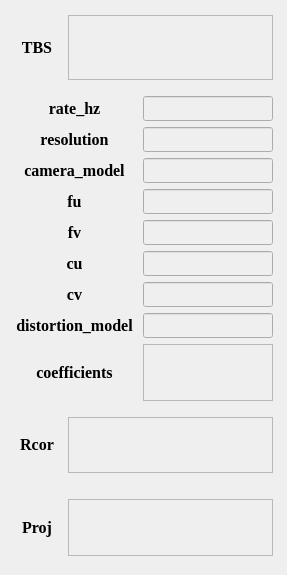
     <widget class="QWidget" name="tab_cam1Para_2">
      <attribute name="title">
       <string>相机1参数</string>
      </attribute>
      <widget class="QWidget" name="verticalLayoutWidget_6">
       <property name="geometry">
        <rect>
         <x>7</x>
         <y>5</y>
         <width>271</width>
         <height>561</height>
        </rect>
       </property>
       <layout class="QVBoxLayout" name="verticalLayout_4">
        <property name="leftMargin">
         <number>5</number>
        </property>
        <property name="rightMargin">
         <number>5</number>
        </property>
        <item>
         <layout class="QHBoxLayout" name="horizontalLayout_34">
          <property name="leftMargin">
           <number>0</number>
          </property>
          <property name="topMargin">
           <number>10</number>
          </property>
          <property name="rightMargin">
           <number>0</number>
          </property>
          <property name="bottomMargin">
           <number>10</number>
          </property>
          <item>
           <widget class="QLabel" name="label_32">
            <property name="minimumSize">
             <size>
              <width>50</width>
              <height>25</height>
             </size>
            </property>
            <property name="maximumSize">
             <size>
              <width>50</width>
              <height>25</height>
             </size>
            </property>
            <property name="font">
             <font>
              <family>Times New Roman</family>
              <pointsize>12</pointsize>
              <weight>75</weight>
              <bold>true</bold>
             </font>
            </property>
            <property name="text">
             <string>TBS</string>
            </property>
            <property name="alignment">
             <set>Qt::AlignCenter</set>
            </property>
           </widget>
          </item>
          <item>
           <widget class="QTextEdit" name="textEdit_TBS_cam1_show">
            <property name="enabled">
             <bool>false</bool>
            </property>
            <property name="minimumSize">
             <size>
              <width>100</width>
              <height>65</height>
             </size>
            </property>
            <property name="maximumSize">
             <size>
              <width>10000</width>
              <height>10000</height>
             </size>
            </property>
            <property name="html">
             <string>&lt;!DOCTYPE HTML PUBLIC &quot;-//W3C//DTD HTML 4.0//EN&quot; &quot;http://www.w3.org/TR/REC-html40/strict.dtd&quot;&gt;
&lt;html&gt;&lt;head&gt;&lt;meta name=&quot;qrichtext&quot; content=&quot;1&quot; /&gt;&lt;style type=&quot;text/css&quot;&gt;
p, li { white-space: pre-wrap; }
&lt;/style&gt;&lt;/head&gt;&lt;body style=&quot; font-family:'SimSun'; font-size:9pt; font-weight:400; font-style:normal;&quot;&gt;
&lt;p style=&quot;-qt-paragraph-type:empty; margin-top:0px; margin-bottom:0px; margin-left:0px; margin-right:0px; -qt-block-indent:0; text-indent:0px;&quot;&gt;&lt;br /&gt;&lt;/p&gt;&lt;/body&gt;&lt;/html&gt;</string>
            </property>
           </widget>
          </item>
         </layout>
        </item>
        <item>
         <layout class="QHBoxLayout" name="horizontalLayout_35">
          <item>
           <widget class="QLabel" name="label_33">
            <property name="minimumSize">
             <size>
              <width>125</width>
              <height>25</height>
             </size>
            </property>
            <property name="maximumSize">
             <size>
              <width>125</width>
              <height>10000</height>
             </size>
            </property>
            <property name="font">
             <font>
              <family>Times New Roman</family>
              <pointsize>12</pointsize>
              <weight>75</weight>
              <bold>true</bold>
             </font>
            </property>
            <property name="text">
             <string>rate_hz</string>
            </property>
            <property name="alignment">
             <set>Qt::AlignCenter</set>
            </property>
           </widget>
          </item>
          <item>
           <widget class="QLineEdit" name="lineEdit_rate_cam1_show">
            <property name="enabled">
             <bool>false</bool>
            </property>
            <property name="minimumSize">
             <size>
              <width>100</width>
              <height>25</height>
             </size>
            </property>
            <property name="maximumSize">
             <size>
              <width>10000</width>
              <height>10000</height>
             </size>
            </property>
           </widget>
          </item>
         </layout>
        </item>
        <item>
         <layout class="QHBoxLayout" name="horizontalLayout_36">
          <item>
           <widget class="QLabel" name="label_34">
            <property name="minimumSize">
             <size>
              <width>125</width>
              <height>25</height>
             </size>
            </property>
            <property name="maximumSize">
             <size>
              <width>125</width>
              <height>10000</height>
             </size>
            </property>
            <property name="font">
             <font>
              <family>Times New Roman</family>
              <pointsize>12</pointsize>
              <weight>75</weight>
              <bold>true</bold>
             </font>
            </property>
            <property name="text">
             <string>resolution</string>
            </property>
            <property name="alignment">
             <set>Qt::AlignCenter</set>
            </property>
           </widget>
          </item>
          <item>
           <widget class="QLineEdit" name="lineEdit_resolution_cam1_show">
            <property name="enabled">
             <bool>false</bool>
            </property>
            <property name="minimumSize">
             <size>
              <width>100</width>
              <height>25</height>
             </size>
            </property>
            <property name="maximumSize">
             <size>
              <width>10000</width>
              <height>10000</height>
             </size>
            </property>
           </widget>
          </item>
         </layout>
        </item>
        <item>
         <layout class="QHBoxLayout" name="horizontalLayout_37">
          <item>
           <widget class="QLabel" name="label_35">
            <property name="minimumSize">
             <size>
              <width>125</width>
              <height>25</height>
             </size>
            </property>
            <property name="maximumSize">
             <size>
              <width>125</width>
              <height>10000</height>
             </size>
            </property>
            <property name="font">
             <font>
              <family>Times New Roman</family>
              <pointsize>12</pointsize>
              <weight>75</weight>
              <bold>true</bold>
             </font>
            </property>
            <property name="text">
             <string>camera_model</string>
            </property>
            <property name="alignment">
             <set>Qt::AlignCenter</set>
            </property>
           </widget>
          </item>
          <item>
           <widget class="QLineEdit" name="lineEdit_camera_model_cam1_show">
            <property name="enabled">
             <bool>false</bool>
            </property>
            <property name="minimumSize">
             <size>
              <width>100</width>
              <height>25</height>
             </size>
            </property>
            <property name="maximumSize">
             <size>
              <width>10000</width>
              <height>10000</height>
             </size>
            </property>
           </widget>
          </item>
         </layout>
        </item>
        <item>
         <layout class="QHBoxLayout" name="horizontalLayout_38">
          <item>
           <widget class="QLabel" name="label_36">
            <property name="minimumSize">
             <size>
              <width>125</width>
              <height>25</height>
             </size>
            </property>
            <property name="maximumSize">
             <size>
              <width>125</width>
              <height>10000</height>
             </size>
            </property>
            <property name="font">
             <font>
              <family>Times New Roman</family>
              <pointsize>12</pointsize>
              <weight>75</weight>
              <bold>true</bold>
             </font>
            </property>
            <property name="text">
             <string>fu</string>
            </property>
            <property name="alignment">
             <set>Qt::AlignCenter</set>
            </property>
           </widget>
          </item>
          <item>
           <widget class="QLineEdit" name="lineEdit_fu_cam1_show">
            <property name="enabled">
             <bool>false</bool>
            </property>
            <property name="minimumSize">
             <size>
              <width>100</width>
              <height>25</height>
             </size>
            </property>
            <property name="maximumSize">
             <size>
              <width>10000</width>
              <height>10000</height>
             </size>
            </property>
           </widget>
          </item>
         </layout>
        </item>
        <item>
         <layout class="QHBoxLayout" name="horizontalLayout_39">
          <item>
           <widget class="QLabel" name="label_37">
            <property name="minimumSize">
             <size>
              <width>125</width>
              <height>25</height>
             </size>
            </property>
            <property name="maximumSize">
             <size>
              <width>125</width>
              <height>10000</height>
             </size>
            </property>
            <property name="font">
             <font>
              <family>Times New Roman</family>
              <pointsize>12</pointsize>
              <weight>75</weight>
              <bold>true</bold>
             </font>
            </property>
            <property name="text">
             <string>fv</string>
            </property>
            <property name="alignment">
             <set>Qt::AlignCenter</set>
            </property>
           </widget>
          </item>
          <item>
           <widget class="QLineEdit" name="lineEdit_fv_cam1_show">
            <property name="enabled">
             <bool>false</bool>
            </property>
            <property name="minimumSize">
             <size>
              <width>100</width>
              <height>25</height>
             </size>
            </property>
            <property name="maximumSize">
             <size>
              <width>10000</width>
              <height>10000</height>
             </size>
            </property>
           </widget>
          </item>
         </layout>
        </item>
        <item>
         <layout class="QHBoxLayout" name="horizontalLayout_40">
          <item>
           <widget class="QLabel" name="label_38">
            <property name="minimumSize">
             <size>
              <width>125</width>
              <height>25</height>
             </size>
            </property>
            <property name="maximumSize">
             <size>
              <width>125</width>
              <height>10000</height>
             </size>
            </property>
            <property name="font">
             <font>
              <family>Times New Roman</family>
              <pointsize>12</pointsize>
              <weight>75</weight>
              <bold>true</bold>
             </font>
            </property>
            <property name="text">
             <string>cu</string>
            </property>
            <property name="alignment">
             <set>Qt::AlignCenter</set>
            </property>
           </widget>
          </item>
          <item>
           <widget class="QLineEdit" name="lineEdit_cu_cam1_show">
            <property name="enabled">
             <bool>false</bool>
            </property>
            <property name="minimumSize">
             <size>
              <width>100</width>
              <height>25</height>
             </size>
            </property>
            <property name="maximumSize">
             <size>
              <width>10000</width>
              <height>10000</height>
             </size>
            </property>
           </widget>
          </item>
         </layout>
        </item>
        <item>
         <layout class="QHBoxLayout" name="horizontalLayout_41">
          <item>
           <widget class="QLabel" name="label_39">
            <property name="minimumSize">
             <size>
              <width>125</width>
              <height>25</height>
             </size>
            </property>
            <property name="maximumSize">
             <size>
              <width>125</width>
              <height>10000</height>
             </size>
            </property>
            <property name="font">
             <font>
              <family>Times New Roman</family>
              <pointsize>12</pointsize>
              <weight>75</weight>
              <bold>true</bold>
             </font>
            </property>
            <property name="text">
             <string>cv</string>
            </property>
            <property name="alignment">
             <set>Qt::AlignCenter</set>
            </property>
           </widget>
          </item>
          <item>
           <widget class="QLineEdit" name="lineEdit_cv_cam1_show">
            <property name="enabled">
             <bool>false</bool>
            </property>
            <property name="minimumSize">
             <size>
              <width>100</width>
              <height>25</height>
             </size>
            </property>
            <property name="maximumSize">
             <size>
              <width>10000</width>
              <height>10000</height>
             </size>
            </property>
           </widget>
          </item>
         </layout>
        </item>
        <item>
         <layout class="QHBoxLayout" name="horizontalLayout_42">
          <item>
           <widget class="QLabel" name="label_40">
            <property name="minimumSize">
             <size>
              <width>125</width>
              <height>25</height>
             </size>
            </property>
            <property name="maximumSize">
             <size>
              <width>125</width>
              <height>10000</height>
             </size>
            </property>
            <property name="font">
             <font>
              <family>Times New Roman</family>
              <pointsize>12</pointsize>
              <weight>75</weight>
              <bold>true</bold>
             </font>
            </property>
            <property name="text">
             <string>distortion_model</string>
            </property>
            <property name="alignment">
             <set>Qt::AlignCenter</set>
            </property>
           </widget>
          </item>
          <item>
           <widget class="QLineEdit" name="lineEdit_distortion_model_cam1_show">
            <property name="enabled">
             <bool>false</bool>
            </property>
            <property name="minimumSize">
             <size>
              <width>100</width>
              <height>25</height>
             </size>
            </property>
            <property name="maximumSize">
             <size>
              <width>10000</width>
              <height>10000</height>
             </size>
            </property>
           </widget>
          </item>
         </layout>
        </item>
        <item>
         <layout class="QHBoxLayout" name="horizontalLayout_43">
          <item>
           <widget class="QLabel" name="label_41">
            <property name="minimumSize">
             <size>
              <width>125</width>
              <height>25</height>
             </size>
            </property>
            <property name="maximumSize">
             <size>
              <width>125</width>
              <height>10000</height>
             </size>
            </property>
            <property name="font">
             <font>
              <family>Times New Roman</family>
              <pointsize>12</pointsize>
              <weight>75</weight>
              <bold>true</bold>
             </font>
            </property>
            <property name="text">
             <string>coefficients</string>
            </property>
            <property name="alignment">
             <set>Qt::AlignCenter</set>
            </property>
           </widget>
          </item>
          <item>
           <widget class="QTextEdit" name="textEdit_coefficients_cam1_show">
            <property name="enabled">
             <bool>false</bool>
            </property>
            <property name="minimumSize">
             <size>
              <width>100</width>
              <height>50</height>
             </size>
            </property>
            <property name="maximumSize">
             <size>
              <width>10000</width>
              <height>10000</height>
             </size>
            </property>
            <property name="html">
             <string>&lt;!DOCTYPE HTML PUBLIC &quot;-//W3C//DTD HTML 4.0//EN&quot; &quot;http://www.w3.org/TR/REC-html40/strict.dtd&quot;&gt;
&lt;html&gt;&lt;head&gt;&lt;meta name=&quot;qrichtext&quot; content=&quot;1&quot; /&gt;&lt;style type=&quot;text/css&quot;&gt;
p, li { white-space: pre-wrap; }
&lt;/style&gt;&lt;/head&gt;&lt;body style=&quot; font-family:'SimSun'; font-size:9pt; font-weight:400; font-style:normal;&quot;&gt;
&lt;p style=&quot;-qt-paragraph-type:empty; margin-top:0px; margin-bottom:0px; margin-left:0px; margin-right:0px; -qt-block-indent:0; text-indent:0px;&quot;&gt;&lt;br /&gt;&lt;/p&gt;&lt;/body&gt;&lt;/html&gt;</string>
            </property>
           </widget>
          </item>
         </layout>
        </item>
        <item>
         <layout class="QHBoxLayout" name="horizontalLayout_44">
          <property name="leftMargin">
           <number>0</number>
          </property>
          <property name="topMargin">
           <number>10</number>
          </property>
          <property name="rightMargin">
           <number>0</number>
          </property>
          <property name="bottomMargin">
           <number>10</number>
          </property>
          <item>
           <widget class="QLabel" name="label_42">
            <property name="minimumSize">
             <size>
              <width>50</width>
              <height>25</height>
             </size>
            </property>
            <property name="maximumSize">
             <size>
              <width>50</width>
              <height>25</height>
             </size>
            </property>
            <property name="font">
             <font>
              <family>Times New Roman</family>
              <pointsize>12</pointsize>
              <weight>75</weight>
              <bold>true</bold>
             </font>
            </property>
            <property name="text">
             <string>Rcor</string>
            </property>
            <property name="alignment">
             <set>Qt::AlignCenter</set>
            </property>
           </widget>
          </item>
          <item>
           <widget class="QTextEdit" name="textEdit_RCor_cam1_show">
            <property name="enabled">
             <bool>false</bool>
            </property>
            <property name="minimumSize">
             <size>
              <width>100</width>
              <height>40</height>
             </size>
            </property>
            <property name="maximumSize">
             <size>
              <width>10000</width>
              <height>10000</height>
             </size>
            </property>
            <property name="html">
             <string>&lt;!DOCTYPE HTML PUBLIC &quot;-//W3C//DTD HTML 4.0//EN&quot; &quot;http://www.w3.org/TR/REC-html40/strict.dtd&quot;&gt;
&lt;html&gt;&lt;head&gt;&lt;meta name=&quot;qrichtext&quot; content=&quot;1&quot; /&gt;&lt;style type=&quot;text/css&quot;&gt;
p, li { white-space: pre-wrap; }
&lt;/style&gt;&lt;/head&gt;&lt;body style=&quot; font-family:'SimSun'; font-size:9pt; font-weight:400; font-style:normal;&quot;&gt;
&lt;p style=&quot;-qt-paragraph-type:empty; margin-top:0px; margin-bottom:0px; margin-left:0px; margin-right:0px; -qt-block-indent:0; text-indent:0px;&quot;&gt;&lt;br /&gt;&lt;/p&gt;&lt;/body&gt;&lt;/html&gt;</string>
            </property>
           </widget>
          </item>
         </layout>
        </item>
        <item>
         <layout class="QHBoxLayout" name="horizontalLayout_45">
          <property name="leftMargin">
           <number>0</number>
          </property>
          <property name="topMargin">
           <number>10</number>
          </property>
          <property name="rightMargin">
           <number>0</number>
          </property>
          <property name="bottomMargin">
           <number>10</number>
          </property>
          <item>
           <widget class="QLabel" name="label_43">
            <property name="minimumSize">
             <size>
              <width>50</width>
              <height>25</height>
             </size>
            </property>
            <property name="maximumSize">
             <size>
              <width>50</width>
              <height>25</height>
             </size>
            </property>
            <property name="font">
             <font>
              <family>Times New Roman</family>
              <pointsize>12</pointsize>
              <weight>75</weight>
              <bold>true</bold>
             </font>
            </property>
            <property name="text">
             <string>Proj</string>
            </property>
            <property name="alignment">
             <set>Qt::AlignCenter</set>
            </property>
           </widget>
          </item>
          <item>
           <widget class="QTextEdit" name="textEdit_Proj_cam1_show">
            <property name="enabled">
             <bool>false</bool>
            </property>
            <property name="minimumSize">
             <size>
              <width>100</width>
              <height>40</height>
             </size>
            </property>
            <property name="maximumSize">
             <size>
              <width>10000</width>
              <height>10000</height>
             </size>
            </property>
            <property name="html">
             <string>&lt;!DOCTYPE HTML PUBLIC &quot;-//W3C//DTD HTML 4.0//EN&quot; &quot;http://www.w3.org/TR/REC-html40/strict.dtd&quot;&gt;
&lt;html&gt;&lt;head&gt;&lt;meta name=&quot;qrichtext&quot; content=&quot;1&quot; /&gt;&lt;style type=&quot;text/css&quot;&gt;
p, li { white-space: pre-wrap; }
&lt;/style&gt;&lt;/head&gt;&lt;body style=&quot; font-family:'SimSun'; font-size:9pt; font-weight:400; font-style:normal;&quot;&gt;
&lt;p style=&quot;-qt-paragraph-type:empty; margin-top:0px; margin-bottom:0px; margin-left:0px; margin-right:0px; -qt-block-indent:0; text-indent:0px;&quot;&gt;&lt;br /&gt;&lt;/p&gt;&lt;/body&gt;&lt;/html&gt;</string>
            </property>
           </widget>
          </item>
         </layout>
        </item>
       </layout>
      </widget>
     </widget>
